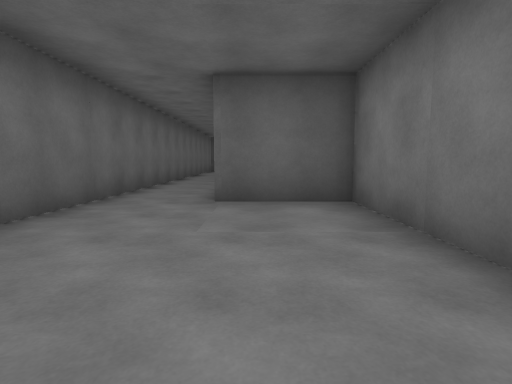
view 1 (above)

14 first-person views from a walk through a Unity game level. The camera is 1.2 m above the floor, tilts 6° down and sees 80° across. The floor is counted in squares, 2 m on a side. Each view is taken from the middle of a square. On the plan, view 1 faces up. The plan holds only what a view shows up to about 9 squares ahead; the rest is blank. The place goes on beyond the plan. The player character is not drawn.

view 2
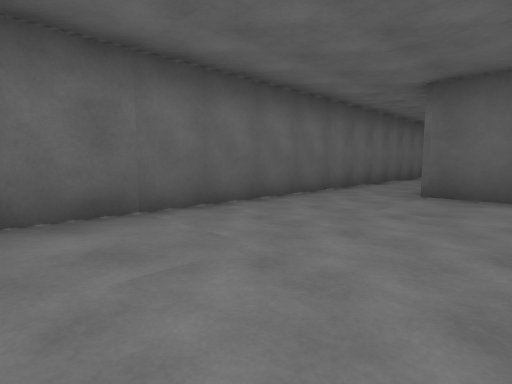

view 3
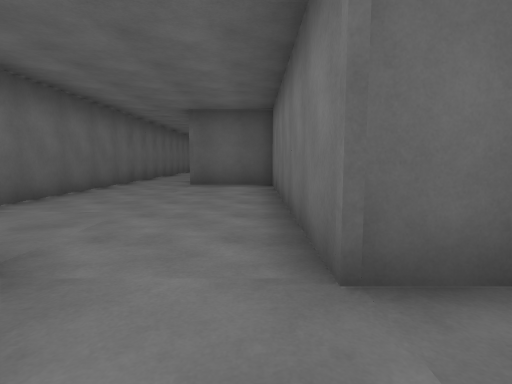

view 4
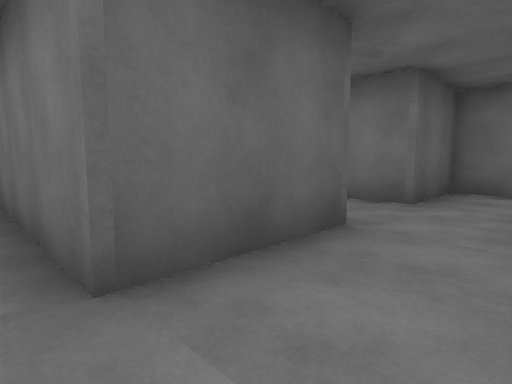

view 5
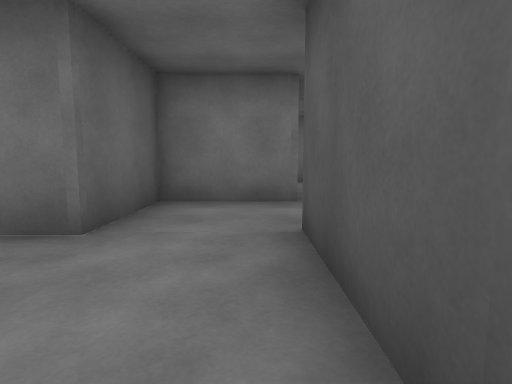

view 6
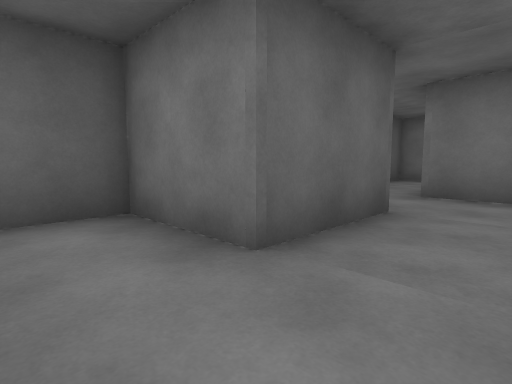

view 7
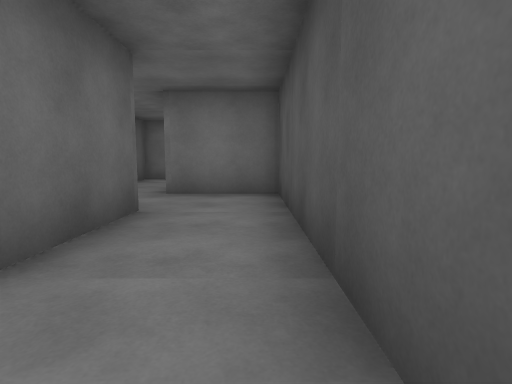

view 8
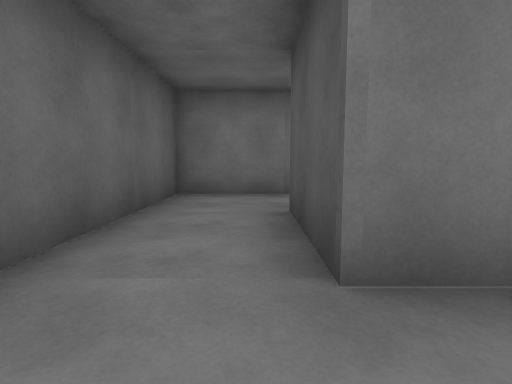

view 9
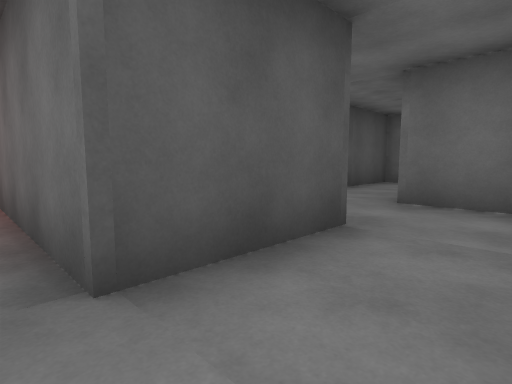

view 10
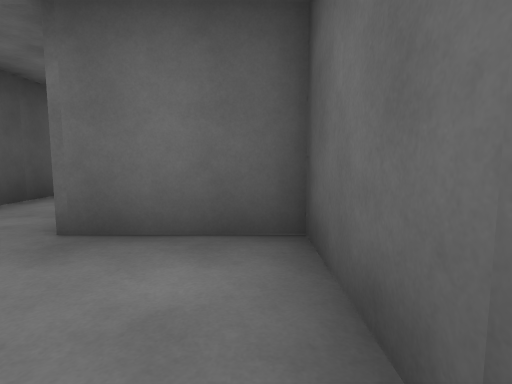

view 11
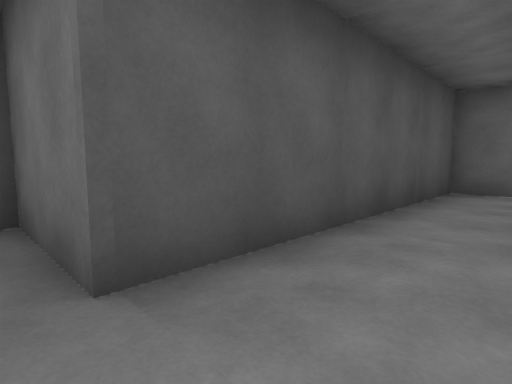

view 12
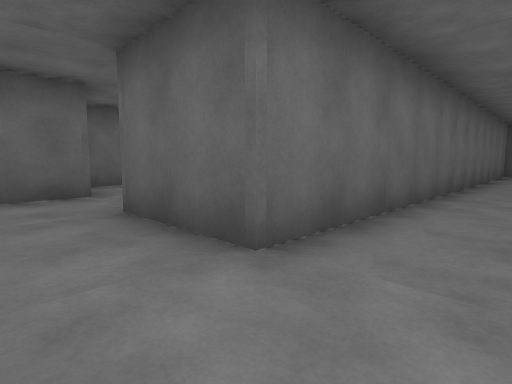

view 13
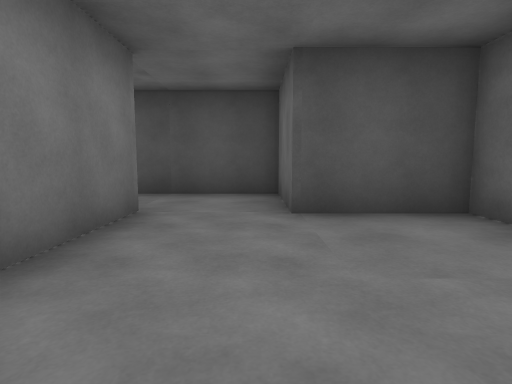

view 14
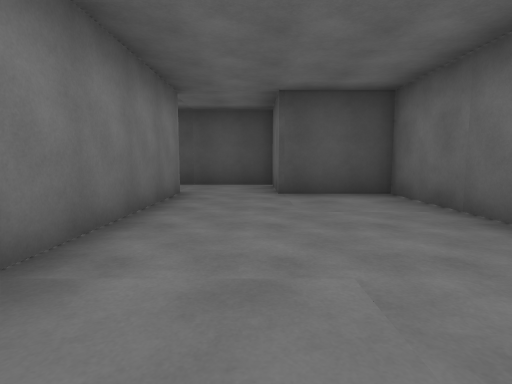

### Floor plan
Points are (right, up) in squares from view 1. A wall is a line through its corners. A room is listed if a view was taken in it or the views show most of it. See-through windows are left out.
Room 1 (views 1, 13, 14)
walls: (-2.4, 4.5) (-2.4, -1.4) (-0.4, -1.4); (1.4, -0.6) (1.4, 4.4) (-0.5, 4.4)
ways out: opening at (0.5, -1.5) to room 2
objects: other object (-1, 4); other object (0, -1)
Room 2 (views 2, 3, 4, 5, 6, 7, 8, 9, 10, 11, 12)
walls: (9.5, -5.4) (11.4, -5.4) (11.4, -3.5); (7.4, -2.6) (7.4, -1.6) (5.5, -1.6); (11.6, -1.6) (9.6, -1.6) (9.6, -2.5); (3.4, -3.4) (5.6, -3.4) (5.6, -5.4) (7.5, -5.4); (15.4, -3.6) (15.4, -1.6) (13.5, -1.6); (-0.4, -1.4) (-0.4, -3.4) (1.5, -3.4)
ways out: opening at (0.5, -1.5) to room 1; opening at (4.5, 0.5)
objects: other object (1, -2); other object (2, -1) to (3, -1); other object (3, 0); other object (4, -2); other object (5, -2); other object (6, -3); other object (7, -4); other object (8, -3) to (9, -3); other object (10, -4); other object (11, -3); other object (12, -1) to (13, -1); other object (13, -6); other object (13, -5) to (13, -4); other object (14, -3)

Positions as (right, up) in squares from view 1, and headings:
1: (0, 0), facing up
2: (1, -1), facing up-left
3: (1, -3), facing up
4: (1, -3), facing up-right
5: (3, -3), facing right
6: (6, -5), facing up-right
7: (6, -5), facing right
8: (10, -3), facing right
9: (14, -2), facing down-left
10: (12, -2), facing left
11: (6, -2), facing down-left
12: (5, -3), facing up-left
13: (0, 2), facing down
14: (0, 4), facing down
